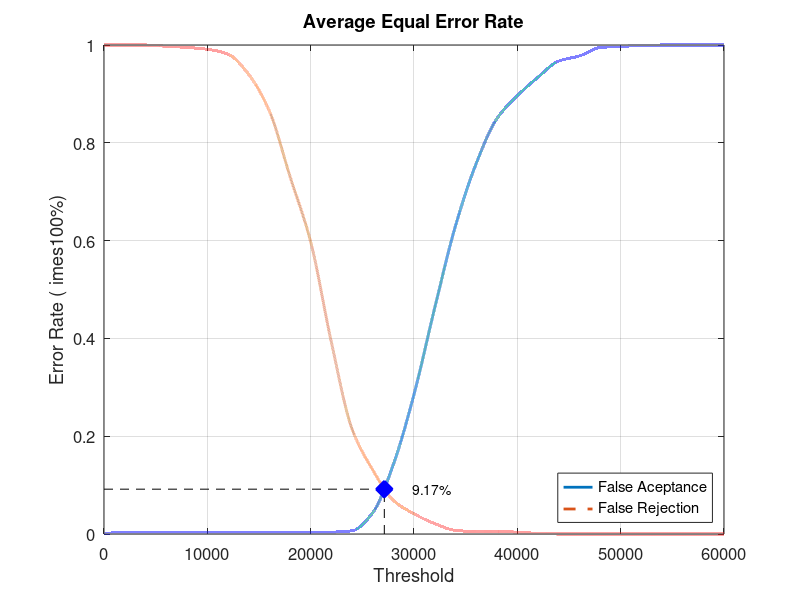
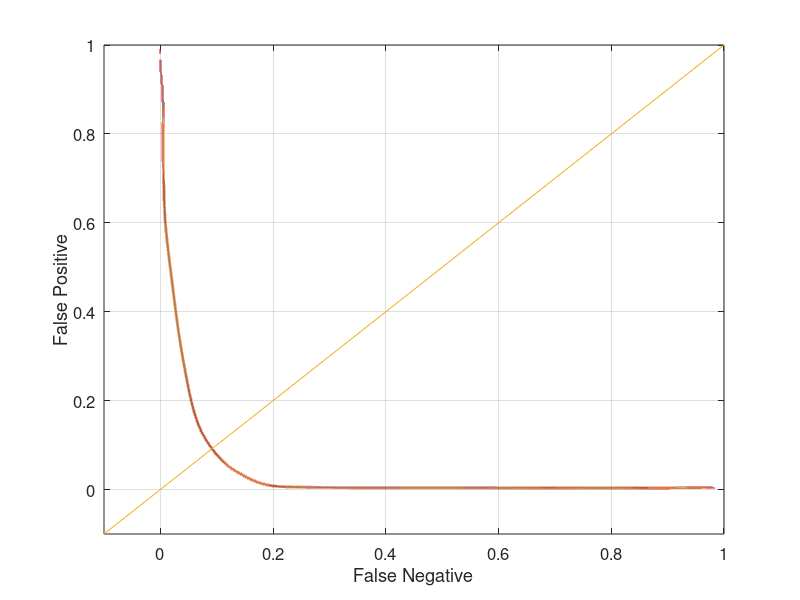

Source code (MATLAB) for these figures, in order:
close all;
clear;
clc;
x = 0:2000:60000;
xq = 0:0.5:60000;

y0 = [0 0.00394737 0.00394737 0.00394737 0.00394737 0.00394737 0.00394737 0.00394737 0.00394737 0.00394737 0.00394737 0.00394737 0.00657895 0.0434211 0.142105 0.285526 0.461842 0.628947 0.756579 0.848684 0.896053 0.934211 0.967105 0.977632 0.994737 0.997368 0.998684 1 1 1 1]
yy0 = interp1(x, y0, xq, 'pchip');
y1 = [1 1 1 0.9975 0.995 0.99125 0.98125 0.94 0.865 0.73125 0.5975 0.3925 0.215 0.13125 0.06875 0.04125 0.02125 0.0075 0.005 0.005 0.00375 0.00125 0 0 0 0 0 0 0 0 0]
yy1 = interp1(x, y1, xq, 'pchip');

% Calculating EER: 
y2 = abs(y0 - y1);
find(y2 == min(y2))
yy2 = abs(yy0 - yy1);
xEER = find(yy2 == min(yy2));
xEERIndex = xq(xEER) % X-axis EER
yEER = yy0(xEER) % Y-axis EER

main = figure
plot(xq, yy0,'-','LineWidth', 2);	hold on
plot(xq, yy1,'--','LineWidth', 2);	hold on
plot([xEERIndex xEERIndex], [0 yEER], 'k--');	hold on
plot([0 xEERIndex], [yEER yEER], 'k--');	hold on
plot(xEERIndex, yEER, 'bx', 'LineWidth', 10);	hold on
text(xEERIndex + 10 * xEERIndex / 100, yEER, [num2str(round((10000 * yEER)) / 100) '%'])
legend('False Aceptance', 'False Rejection', 'Location', 'SouthEast')
xlabel('Threshold')
ylabel('Error Rate (	imes100%)')
title('Average Equal Error Rate')
set(gca, 'FontSize', 12)
axis([0 60000 0 1])
grid on

print(main, 'Experiment5AverageMain', '-dpng');
FNRxFPR = figure('Color', [1 1 1]);
plot(yy1, yy0, '-', yy1, yy0, 'LineWidth', 2);
hold on
y = -0.1:0.1:1
plot(y, y); 
set(gca, 'FontSize', 12)
xlabel('False Negative')
ylabel('False Positive')
axis([-0.1 1 -0.1 1])
set(gca, 'FontSize', 12)
grid on

print(FNRxFPR, 'Experiment5AverageFNRxFPR','-dpng');
